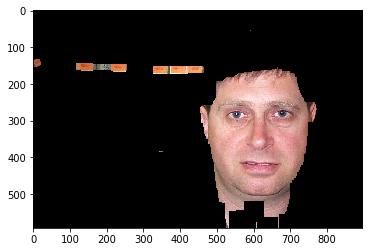

Write the Python code that produced this figure.
# -*- coding: utf-8 -*-
"""
Created on Fri Dec 13 19:49:45 2019

@author: karan
"""

#-*- coding:utf-8 -*-
import numpy as np
import matplotlib.pyplot as plt
import cv2
import math


#img1 = cv2.imread('face_good.bmp', cv2.IMREAD_COLOR)
img1 = cv2.imread(r'faces\image_0001.jpg', cv2.IMREAD_COLOR)
img2 = cv2.imread(r'faces\image_0001.jpg', 0)
img = cv2.cvtColor(img1, cv2.COLOR_BGR2RGB)
hsv = cv2.cvtColor(img1, cv2.COLOR_BGR2HSV)

#H = [0, 50], S = [0.20, 0.68] and V = [0.35, 1.0] 
#cv2.imshow('gu',img1)
#cv2.waitKey(1)
plt.imshow(hsv)

plt.show()

lower = np.array([0, 70, 150], dtype = "uint8")
upper = np.array([20, 190, 255], dtype = "uint8")
mask = cv2.inRange(hsv, lower, upper)
res = cv2.bitwise_and(hsv,hsv, mask= mask)
plt.imshow(mask)
plt.show()

kernel1 = np.ones((50, 50), np.uint8) 
cmask=cv2.morphologyEx(mask,cv2.MORPH_CLOSE,kernel1) 
#res = cv2.bitwise_and(hsv,hsv, mask= opening)

plt.imshow(cmask)
plt.show()
res = cv2.bitwise_and(hsv,hsv, mask= cmask)
final = cv2.cvtColor(res, cv2.COLOR_HSV2RGB)
plt.imshow(final)

plt.show()
'''
plt.imshow(hsv)
plt.show()
chans = cv2.split(img1)
colors = ("b", "g", "r")
plt.figure()
plt.title("'Flattened' Color Histogram")
plt.xlabel("Bins")
plt.ylabel("# of Pixels")
features = []
 

for (chan, color) in zip(chans, colors):
    hist = cv2.calcHist([chan], [0], None, [256], [0, 256])
    features.extend(hist)
    plt.plot(hist, color = color)
    plt.xlim([0, 256])

plt.hist(img.ravel(),256,[0,256]); plt.show()

lower = np.array([150, 10, 90], dtype = "uint8")
upper = np.array([255, 190, 200], dtype = "uint8")
mask = cv2.inRange(hsv, lower, upper)

plt.imshow(mask)
plt.show()

kernel = np.ones((40,40), np.uint8) 
opening = cv2.morphologyEx(mask, cv2.MORPH_OPEN, kernel) 
kernel1 = np.ones((40,40), np.uint8) 
cmask=cv2.morphologyEx(mask,cv2.MORPH_CLOSE,kernel1)

#res = cv2.bitwise_and(hsv,hsv, mask= opening)
res = cv2.bitwise_and(hsv,hsv, mask= cmask)
final = cv2.cvtColor(res, cv2.COLOR_HSV2RGB)
plt.imshow(final)
plt.show()'''
cv2.imwrite('mask.jpg',cmask)
new = cv2.imread('mask.jpg', 0)
arr=[]
arr1=[]
for i in range(img2.shape[0]):
    arr.append(sum(mask[i][:img2.shape[1]])) 
column=arr.index(max(arr))
for j in range(img2.shape[1]):
    arr1.append(sum(mask[:img2.shape[0],j])) 
row=arr1.index(max(arr1))
newimg = final[column-120:column+170,row-200:row+160]
plt.imshow(newimg)
plt.show()    
cv2.destroyAllWindows()        
